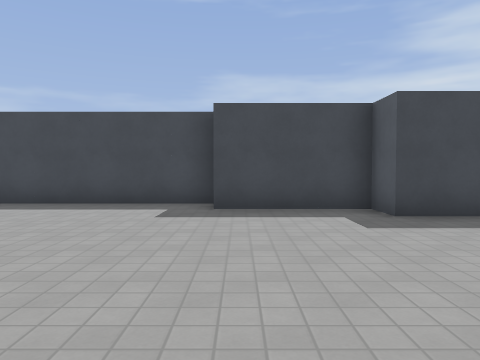
[1] (above)

22 first-person views from a walk through a level from a Godot 3-D game. The camera is 1.4 m above the floor, tilts 2° down and sees 70° across. The floor is counted in squares, 1.8 m on a side. Each view is taken from the middle of a square. On the plan, view 1 faces up. The plan holds only what a view shows up to about 11 squares ahead; the rest is blank. Flat picture figures and markers are left out. Surface patterns are stand-ins for the level's own textures.

[2]
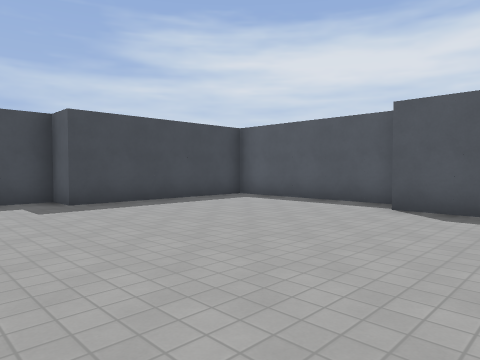

[3]
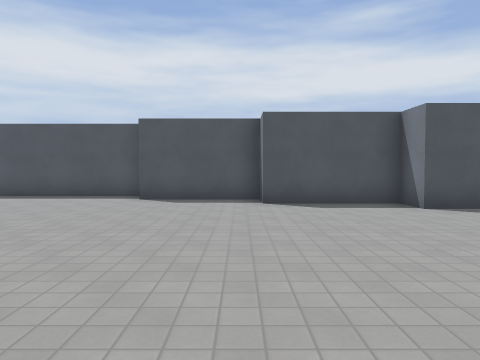

[4]
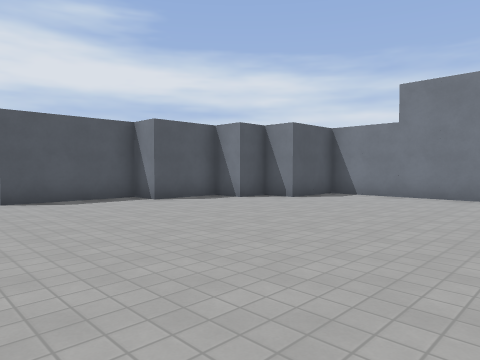

[5]
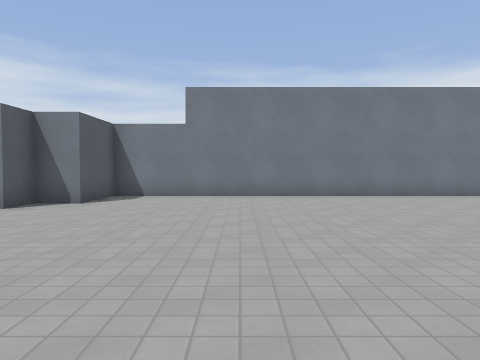

[6]
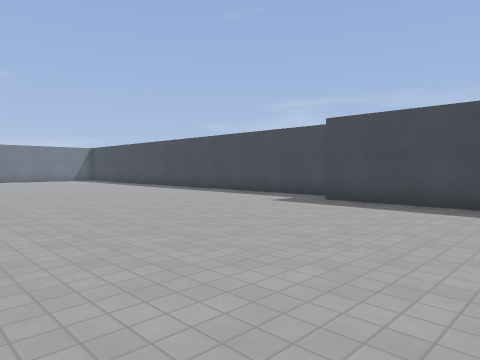

[7]
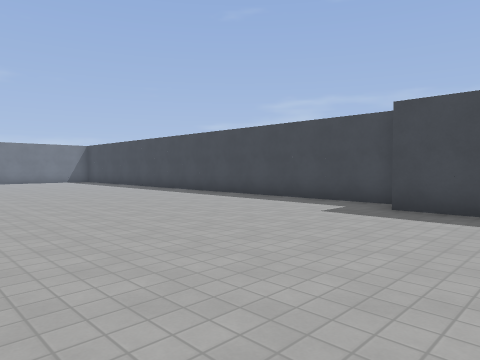

[8]
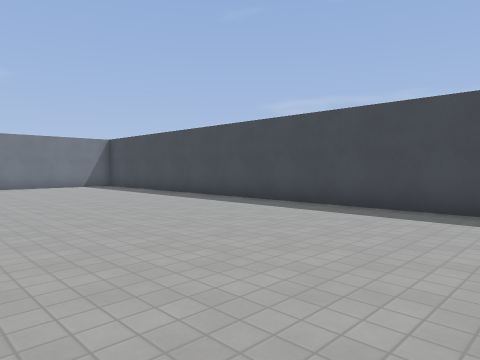

[9]
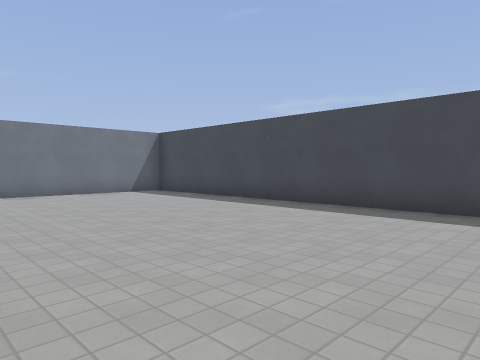

[10]
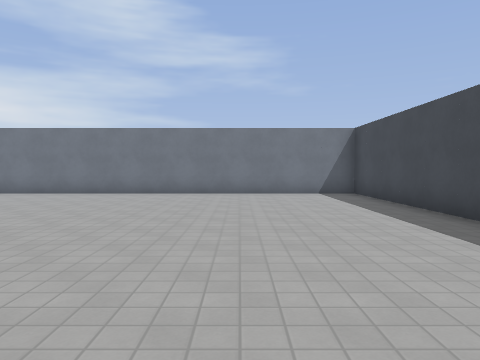

[11]
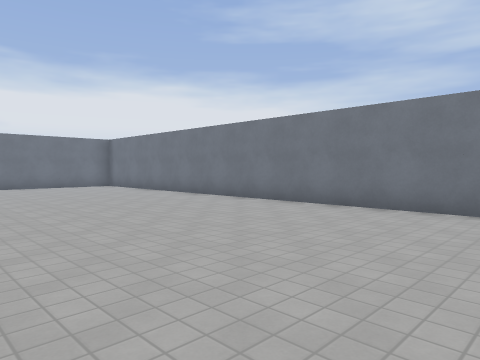

[12]
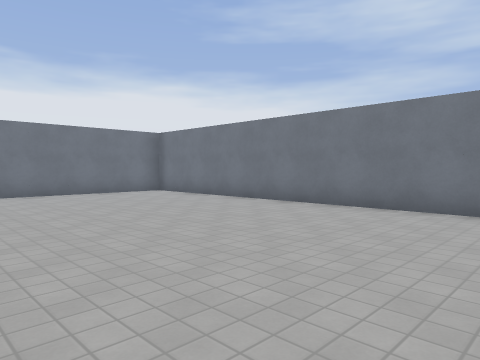

[13]
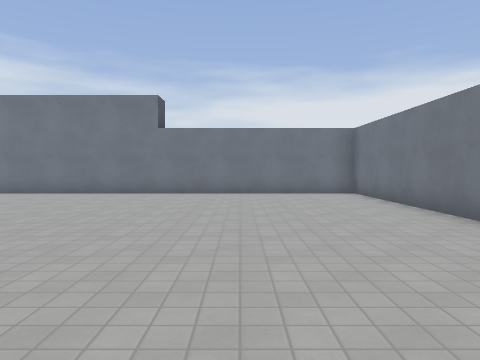

[14]
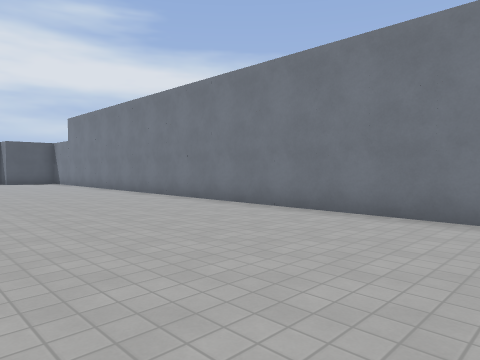

[15]
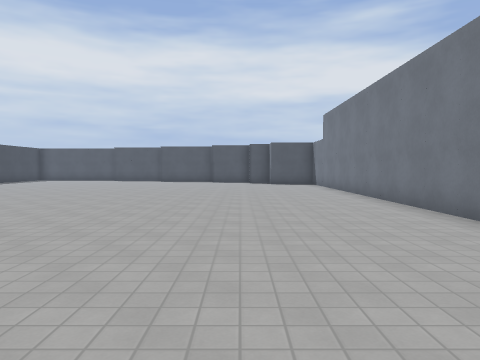

[16]
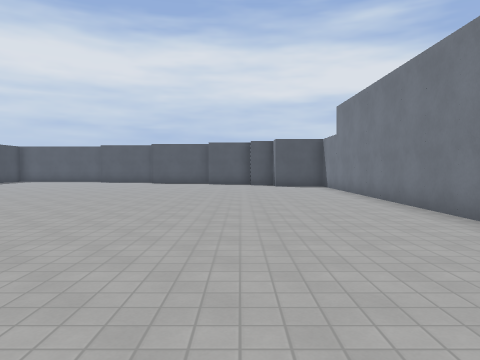

[17]
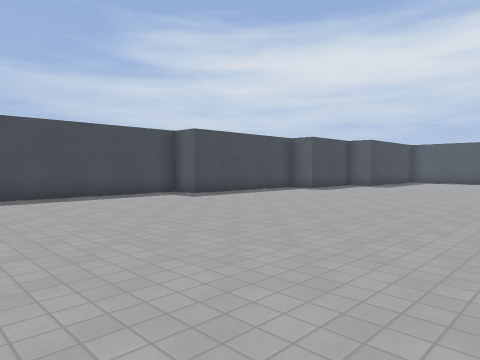

[18]
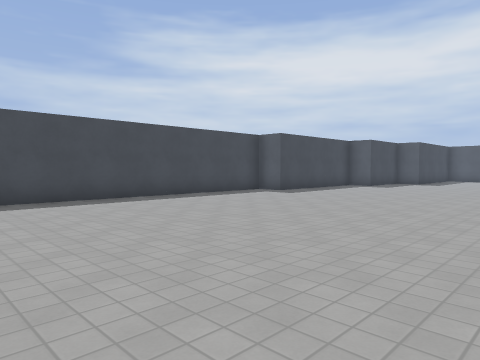

[19]
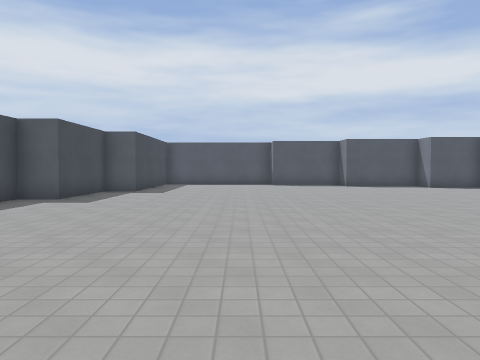

[20]
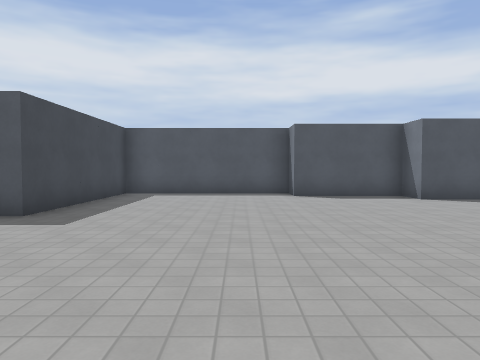

[21]
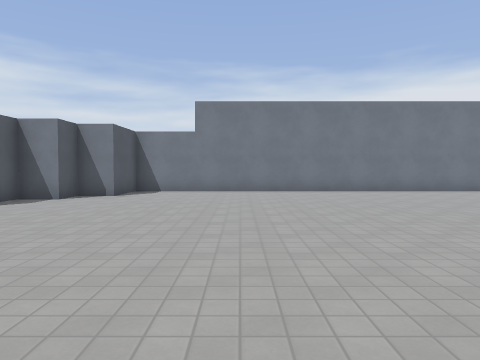

[22]
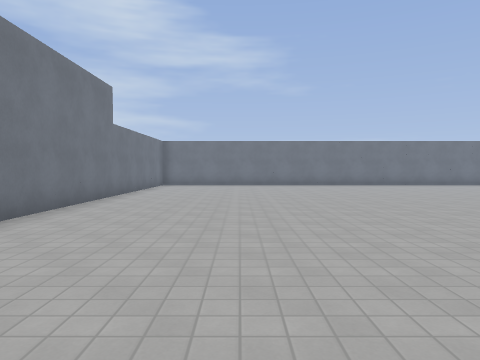

### Floor plan
Points are (right, up) in squares from view 1. A wall is a line through its corners. A room is listed if a view was taken in it or the views show most of it. See-through windows are left out.
Room 1 (views 1, 2, 3, 4, 5, 6, 7, 8, 9, 10, 11, 12, 13, 14, 15, 16, 17, 18, 19, 20, 21, 22)
walls: (-5.9, 8.5) (-22.5, 8.5) (-22.5, -10.5) (2.5, -10.5) (2.5, -8.5) (3.5, -8.5) (3.5, -7.5) (4.5, -7.5) (4.5, -5.5) (5.5, -5.5) (5.5, -2.5) (6.5, -2.5) (6.5, 0.5) (7.5, 0.5) (7.5, 5.5) (2.5, 5.5) (2.5, 6.5) (-0.5, 6.5) (-0.5, 7.5) (-5.5, 7.5) (-5.5, 8.1)

Where each view was taken, in squares from view 1:
view 1: 0 up, 0 right, facing up
view 2: 2 down, 0 right, facing up-right
view 3: 2 down, 2 left, facing right
view 4: 1 down, 3 left, facing down-right
view 5: 1 down, 1 left, facing down
view 6: 0 up, 1 left, facing up-left
view 7: 1 up, 3 left, facing up-left
view 8: 2 up, 8 left, facing up-left
view 9: 2 up, 12 left, facing up-left
view 10: 5 up, 12 left, facing left
view 11: 4 up, 16 left, facing down-left
view 12: 0 up, 16 left, facing down-left
view 13: 0 up, 19 left, facing down
view 14: 5 down, 16 left, facing down-right
view 15: 7 down, 14 left, facing right
view 16: 7 down, 12 left, facing right
view 17: 1 down, 12 left, facing up-right
view 18: 0 up, 15 left, facing up-right
view 19: 2 up, 9 left, facing right
view 20: 2 up, 3 left, facing right
view 21: 1 up, 1 left, facing down
view 22: 7 down, 7 left, facing left
